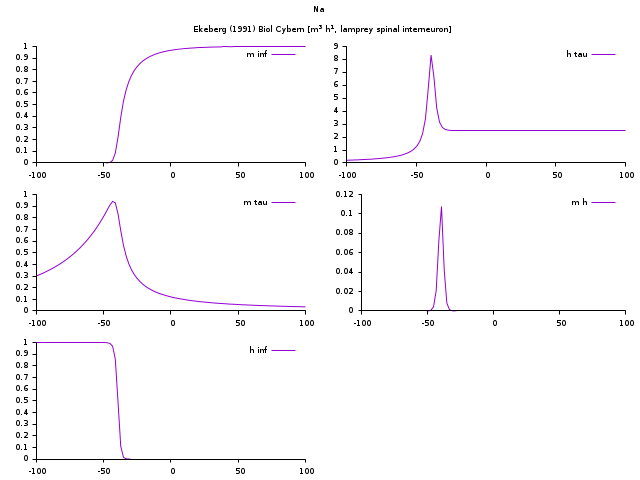

Here is the gnuplot script that generated this plot:
chan="Na \n\n Ekeberg (1991) Biol Cybern [m^3 h^1, lamprey spinal interneuron]\n"

set term postscript enh solid color 10
set output "na-ekeberg1991.ps"

set multiplot layout 3,2 columns title chan
set border 3
se st d l
se xrange [-100:100]
se yrange [0:]
se xtic nomirror out
se ytic nomirror out

malf(x)=0.2*(x-(-40))/(1-exp((-40-x)/1))
mbet(x)=0.06*(-49-x)/(1-exp((x-(-49))/20))
minf(x)=malf(x)/(malf(x)+mbet(x))
mtau(x)=1/(malf(x)+mbet(x))

half(x)=0.08*(-40-x)/(1-exp((x-(-40))/1))
hbet(x)=0.4/(1+exp((-36-x)/2))
hinf(x)=half(x)/(half(x)+hbet(x))
htau(x)=1/(half(x)+hbet(x))

p minf(x) tit "m inf"
p mtau(x) tit "m tau"
p hinf(x) tit "h inf"
p htau(x) tit "h tau"
p minf(x)*hinf(x) tit "m h"

unset multiplot
